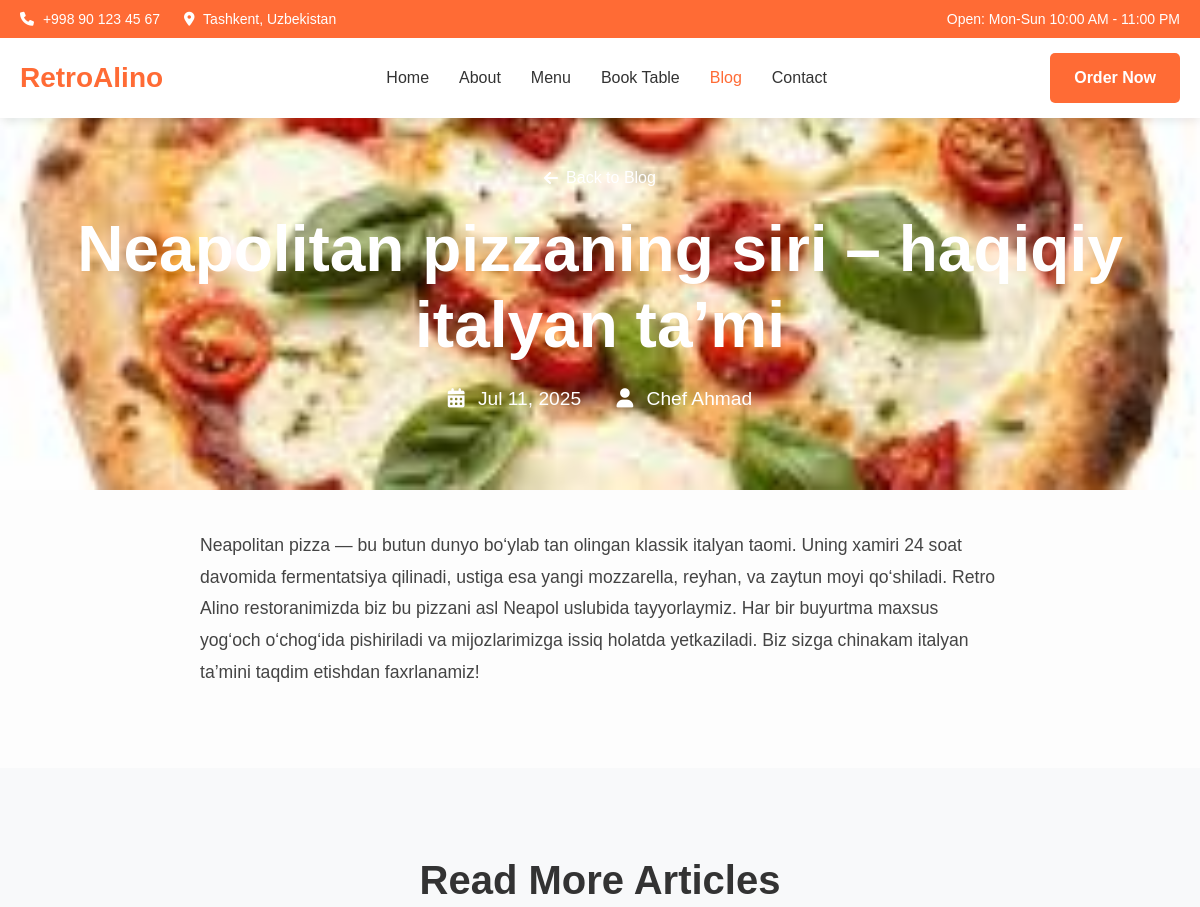
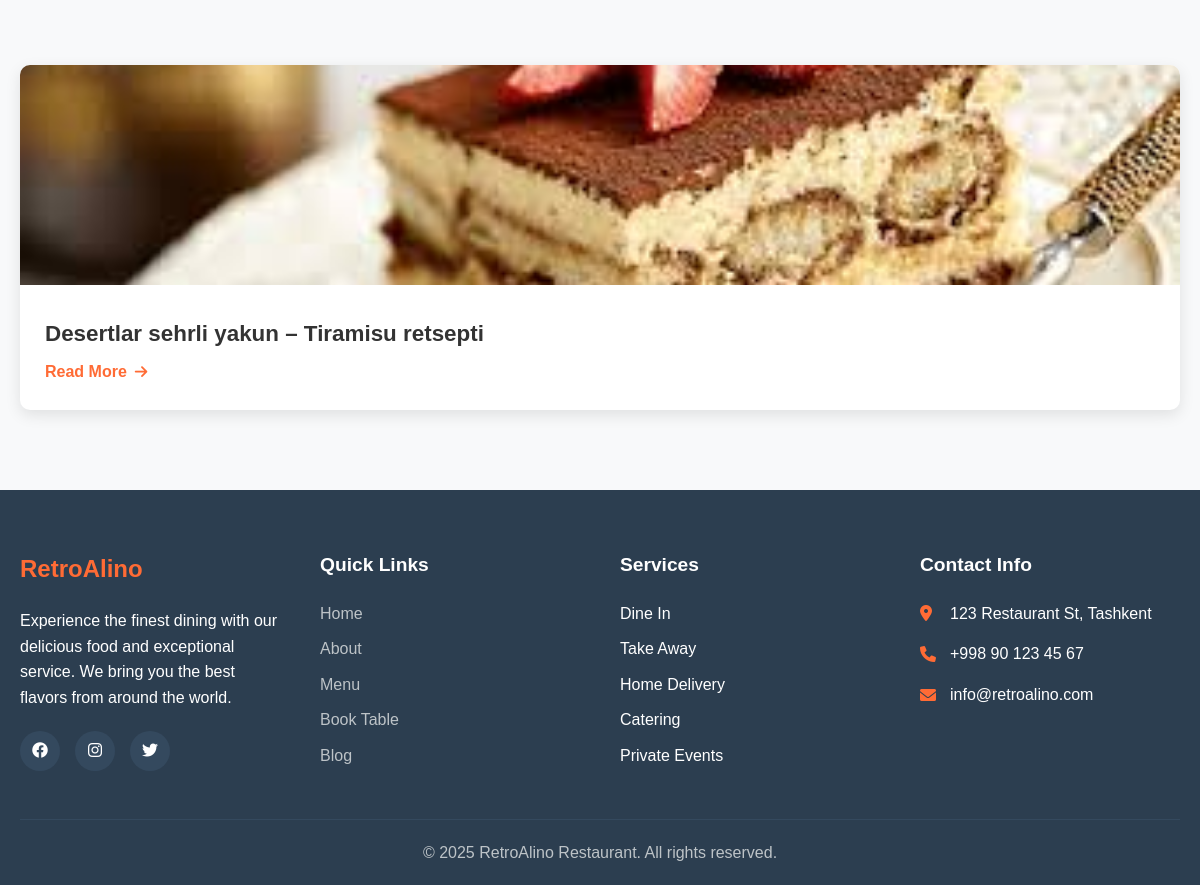
Screenshot of /blog/neapolitan-pizzaning-siri-haqiqiy-italyan-tami/ with the database file from the repository (2 pictures, top to bottom).
### blog/models.py (models this page shows, shortened)
class BlogPost(models.Model):
    title = models.CharField(max_length=200)
    slug = models.SlugField(unique=True)
    excerpt = models.TextField(max_length=300)
    content = models.TextField()
    image = models.ImageField(upload_to='blog/', blank=True, null=True)
    author = models.CharField(max_length=100, default='Chef Ahmad')
    created_at = models.DateTimeField(auto_now_add=True)
    updated_at = models.DateTimeField(auto_now=True)
    is_published = models.BooleanField(default=True)
    def get_absolute_url(self):
        return reverse('blog:blog_detail', kwargs={'slug': self.slug})
    class Meta:
        ordering = ['-created_at']

### blog/views.py (the view)
# urls.py: path('<slug:slug>/', views.blog_detail, name='blog_detail'),
def blog_detail(request, slug):
    blog_post = get_object_or_404(BlogPost, slug=slug, is_published=True)
    related_posts = BlogPost.objects.filter(is_published=True).exclude(id=blog_post.id)[:3]
    context = {
        'blog_post': blog_post,
        'related_posts': related_posts,
    }
    return render(request, 'blog/blog_detail.html', context)

### templates/blog/blog_detail.html (shortened to what this page needs)
{% extends 'base.html' %}
{% load static %}
{% block content %}
<section class="hero hero-small">
    <div class="hero-background">
        {% if blog_post.image %}
            <img src="{{ blog_post.image.url }}" alt="{{ blog_post.title }}" class="hero-image">
        {% else %}
            <img src="{% static 'images/blog-detail-hero.jpg' %}" alt="{{ blog_post.title }}" class="hero-image">
        {% endif %}
        <div class="hero-overlay"></div>
    </div>
    <div class="hero-content">
        <div class="container">
            <a href="{% url 'blog:blog_list' %}" class="back-to-blog"><i class="fas fa-arrow-left"></i> Back to Blog</a>
            <h1 class="hero-title">{{ blog_post.title }}</h1>
            <div class="blog-meta-hero">
                <span><i class="fas fa-calendar-alt"></i> {{ blog_post.created_at|date:"M d, Y" }}</span>
                <span><i class="fas fa-user"></i> {{ blog_post.author }}</span>
            </div>
        </div>
    </div>
</section>
<section class="section-padding blog-content-section">
    <div class="container">
        <article class="blog-article">
            {{ blog_post.content|safe }}
        </article>
    </div>
</section>
{% if related_posts %}
<section class="section-padding bg-light">
    <div class="container">
        <div class="section-header">
            <h2>Read More Articles</h2>
        </div>
        <div class="blog-grid">
            {% for post in related_posts %}
            <article class="blog-card">
                {% if post.image %}
                    <img src="{{ post.image.url }}" alt="{{ post.title }}" class="blog-image">
                {% else %}
                    <img src="{% static 'images/blog-placeholder.jpg' %}" alt="{{ post.title }}" class="blog-image">
                {% endif %}
                <div class="blog-card-content">
                    <h3 class="blog-title">
                        <a href="{{ post.get_absolute_url }}">{{ post.title }}</a>
                    </h3>
                    <a href="{{ post.get_absolute_url }}" class="read-more">Read More <i class="fas fa-arrow-right"></i></a>
                </div>
            </article>
            {% endfor %}
        </div>
    </div>
</section>
{% endif %}
{% endblock %}

### static/css/style.css (style rules this page uses)
* { margin: 0; padding: 0; box-sizing: border-box; }
body { font-family: "Arial", sans-serif; line-height: 1.6; color: #333; background-color: #fdfdfd; }
.container { max-width: 1200px; margin: 0 auto; padding: 0 20px; }
.section-padding { padding: 80px 0; }
.bg-light { background-color: #f8f9fa; }
.hero { position: relative; height: 100vh; display: flex; align-items: center; justify-content: center; overflow: hidden; margin-top: 90px; }
.hero-small { height: 400px; margin-top: 90px; }
.hero-background { position: absolute; top: 0; left: 0; width: 100%; height: 100%; z-index: -2; }
.hero-image { width: 100%; height: 100%; object-fit: cover; }
.hero-overlay { position: absolute; top: 0; left: 0; width: 100%; height: 100%; background: rgba(0, 0, 0, 0.5); z-index: -1; }
.hero-content { text-align: center; color: white; z-index: 1; }
.hero-title { font-size: 4rem; font-weight: bold; margin-bottom: 20px; line-height: 1.2; }
.section-header { text-align: center; margin-bottom: 60px; }
.section-header h2 { font-size: 2.5rem; margin-bottom: 15px; color: #333; }
.blog-grid { display: grid; grid-template-columns: repeat(auto-fit, minmax(300px, 1fr)); gap: 30px; }
.blog-card { background: white; border-radius: 10px; overflow: hidden; box-shadow: 0 5px 15px rgba(0, 0, 0, 0.1); transition: transform 0.3s ease; }
.blog-image { width: 100%; height: 220px; object-fit: cover; }
.blog-card-content { padding: 25px; }
.blog-title { font-size: 1.4rem; margin-bottom: 10px; line-height: 1.4; }
.blog-title a { text-decoration: none; color: #333; transition: color 0.3s ease; }
.read-more { display: inline-flex; align-items: center; color: #ff6b35; text-decoration: none; font-weight: 600; transition: color 0.3s ease; }
.read-more i { margin-left: 8px; font-size: 0.9rem; }
.blog-meta-hero { font-size: 1.2rem; color: white; margin-top: 20px; }
.blog-meta-hero span { margin: 0 15px; }
.blog-meta-hero i { margin-right: 8px; }
.back-to-blog { display: inline-flex; align-items: center; color: white; text-decoration: none; font-weight: 500; margin-bottom: 20px; transition: color 0.3s ease; }
.back-to-blog i { margin-right: 8px; }
.blog-content-section { padding-top: 40px; padding-bottom: 80px; }
.blog-article { max-width: 800px; margin: 0 auto; font-size: 1.1rem; line-height: 1.8; color: #444; }

### rows the page displays
BlogPost: image (picture), title "Neapolitan pizzaning siri – haqiqiy italyan ta’mi", created_at "Jul 11, 2025", author "Chef Ahmad", content "Neapolitan pizza — bu butun dunyo bo‘ylab tan olingan klassik italyan taomi. Uning xamiri 24 soat davomida fermentatsiya qilinadi, ustiga esa yangi mozzarella, reyhan, va zaytun moyi qo‘shiladi. Retro Alino restoranimizda biz bu pizzani asl Neapol uslubida tayyorlaymiz. Har bir buyurtma maxsus yog‘och o‘chog‘ida pishiriladi va mijozlarimizga issiq holatda yetkaziladi. Biz sizga chinakam italyan ta’mini taqdim etishdan faxrlanamiz!"
BlogPost: image (picture), title "Desertlar sehrli yakun – Tiramisu retsepti"
